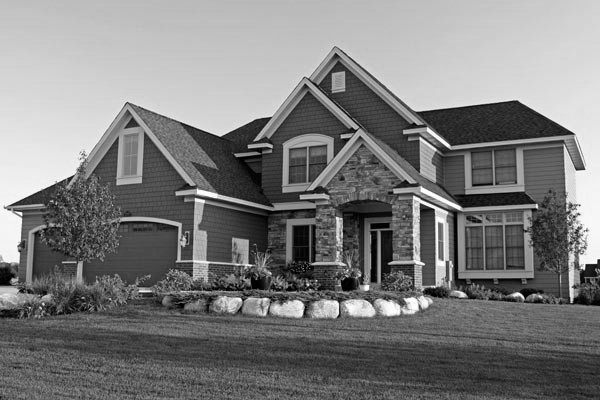
%> input picture segmentation/house.tif, 600 x 400 px
$ octave e.m   (GNU Octave 9; MATLAB toolbox functions it lacks are replaced by stand-ins)
%> lines starting %> are read from the running program, lines starting %| are printed output that depends on the picture; in (x1, y1, x2, y2) boxes, pixels count from 0 and x2, y2 are one past the last pixel; in counts of white or black regions, pixels touching at a corner belong together; the program's own positions count from 1
cyto = imread('house.tif');
%> cyto is the input picture: size 400x600 uint8; min 0, max 255, mean 125.1
% cyto = imread('\\carbon.research.sickkids.ca\rkafri\OPRETTA\Operetta Raw Data\Mammalian cells\20171020_LFS_DPC__2017-10-20T18_27_46-Measurement2\Images\r03c06f02p01-ch1sk37fk1fl1.tiff'); % dim image

figure;
imshow(cyto,[prctile(cyto(:),1) prctile(cyto(:),99)]);


% Remove extreme pixel values (this also scales values between 0 and 1)
bot = double(prctile(cyto(:),1));
%> bot = 11
top = double(prctile(cyto(:),99));
%> top = 244
cyto = (double(cyto)-bot) / (top - bot);
%> cyto: size 400x600 double
cyto(cyto>1) = 1; % do the removing
%> cyto: size 400x600 double; min -0.0472, max 1, mean 0.49
cyto(cyto<0) = 0; % do the removing
%> cyto: size 400x600 double; min 0, max 1, mean 0.49
figure('name','cyto','NumberTitle', 'off'); imshow(cyto,[])

%% Create mask of cells
% threshold
cyto_thresh = cyto > .18;
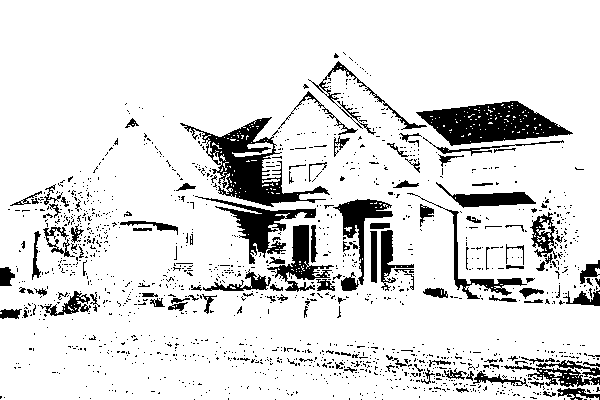
%> cyto_thresh: size 400x600 logical; 87.5% white; 1446 black regions (1323 under 20 px), largest, box (x1, y1, x2, y2) and area: (416, 101, 573, 146) 3990, (180, 117, 330, 207) 3932, (195, 196, 316, 264) 1913
%cyto_thresh = cyto > graythresh(cyto); % otsu
figure('name','cyto_thresh','NumberTitle', 'off'); imshow(cyto_thresh,[])

% clear small objects
cyto_nuc_cleared = bwareaopen(cyto_thresh, 2000);
%> cyto_nuc_cleared: size 400x600 logical; 87% white; 1443 black regions (1320 under 20 px), largest, box (x1, y1, x2, y2) and area: (180, 117, 330, 207) 4451, (416, 101, 573, 146) 4195, (195, 196, 316, 264) 1920
figure('name','nuc_mask_cleared','NumberTitle', 'off'); imshow(cyto_nuc_cleared,[])
% [6 lines of commented-out code are left out]

cyto_mask = cyto_nuc_cleared; % set a better variable name


%% Find seeds
cyto_smooth = imgaussfilt(cyto,12); % more smoothing to join close seeds
seeds = imregionalmax(cyto_smooth);
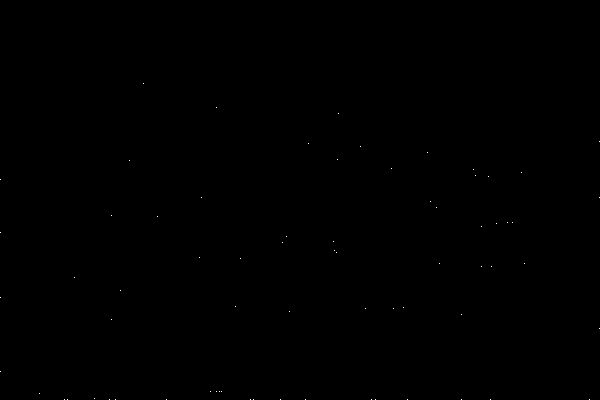
%> seeds: size 400x600 logical; 0.03% white in thin lines or dots, all inside (x1, y1, x2, y2) = (0, 83, 600, 400)
seeds(cyto_mask==0)=0; % remove seeds outside of our cyto mask
% Debug with plot
[X Y] = find(seeds)
%> X = 66 values from 84 to 400; Y = 66 values from 1 to 600
figure('name','seeds','NumberTitle', 'off')
imshow(cyto,[]);
hold on;
plot(Y,X,'or','markersize',2,'markerfacecolor','r')

% [11 lines of commented-out code are left out]


%% Watershed
cyto_smooth = imgaussfilt(cyto,1); % don't smooth too much for watersheding
cyto_min = imimposemin(max(cyto_smooth(:))-cyto_smooth,seeds); % set locations of seeds to be -Inf (cause matlab watershed)
%figure('name','cyto_min','NumberTitle', 'off')
%imshow(cyto_min,[]);
cyto_ws = watershed(cyto_min);
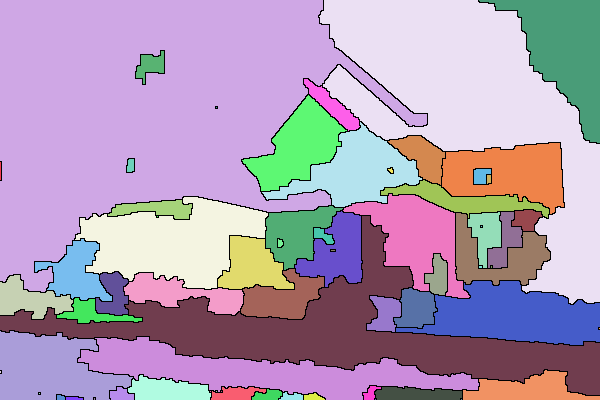
%> cyto_ws: size 400x600 uint8; 67 distinct labels, from 0 to 66; one colour per label, 0 black
cyto_ws(cyto_mask==0)=0; % remove areas that aren't in our cyto mask
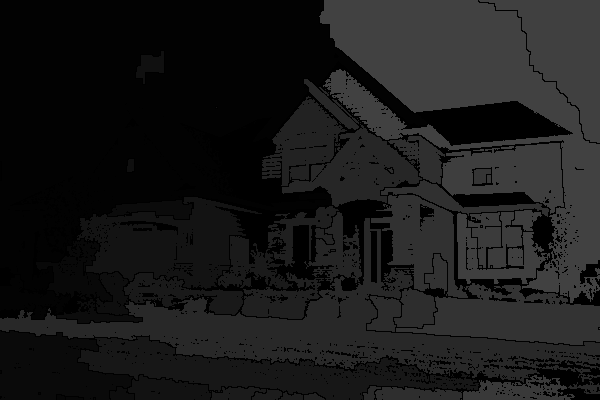
%> cyto_ws: size 400x600 uint8; 11.51% of pixels changed, all inside (x1, y1, x2, y2) = (0, 53, 600, 400)
figure('name','cyto_ws','NumberTitle', 'off')
imshow(cyto_ws,[]);

labelled_cyto = cyto_ws; % set a better variable name

% Clear cells touching the boarder
labelled_cyto = imclearborder(labelled_cyto);

% Fill holes
labelled_cyto = imfill(labelled_cyto,'holes');
figure('name','labelled_cyto','NumberTitle', 'off')
imshow(labelled_cyto,[]);


%% Color overlay v1
% Display original image
figure
imshow(imoverlay(uint8(cyto*255),bwperim(labelled_cyto),'r'),[]);
hold on
% Display color overlay
labelled_cyto_rgb = label2rgb(uint32(labelled_cyto), 'jet', [1 1 1], 'shuffle');
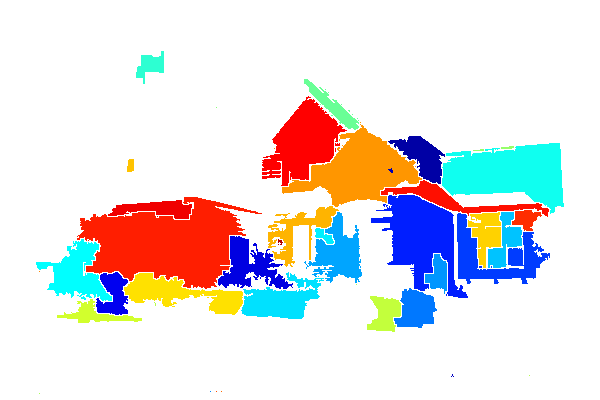
%> labelled_cyto_rgb: size 400x600x3 uint8; mean R, G, B 226.7, 223.2, 224.6
himage = imshow(labelled_cyto_rgb,[]);
himage.AlphaData = cyto_mask*.3;
% Display red borders
[xm,ym]=find(seeds);
%> xm = 66 values from 84 to 400; ym = 66 values from 1 to 600
hold on
plot(ym,xm,'or','markersize',2,'markerfacecolor','g','markeredgecolor','g')
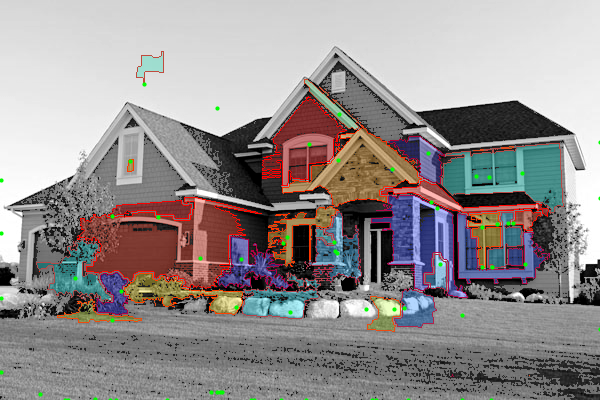
%> figure redrawn from the program's plot data

%% Color overlay v2 (perim only)
% Display original image
figure
imshow(uint8(cyto*255),[]);
hold on
% Display color overlay
labelled_cyto_rgb = label2rgb(uint32(bwlabel(bwperim(labelled_cyto))), 'jet', [1 1 1], 'shuffle');
himage = imshow(labelled_cyto_rgb,[]);
himage.AlphaData = cyto_mask*.3;
% Display red borders
[xm,ym]=find(seeds);
hold on
plot(ym,xm,'or','markersize',2,'markerfacecolor','g','markeredgecolor','g')
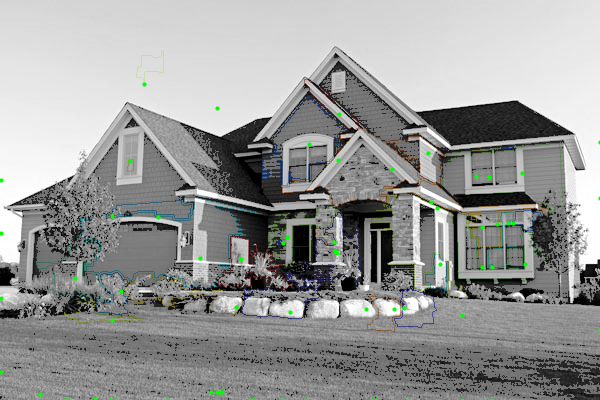
%> figure redrawn from the program's plot data
